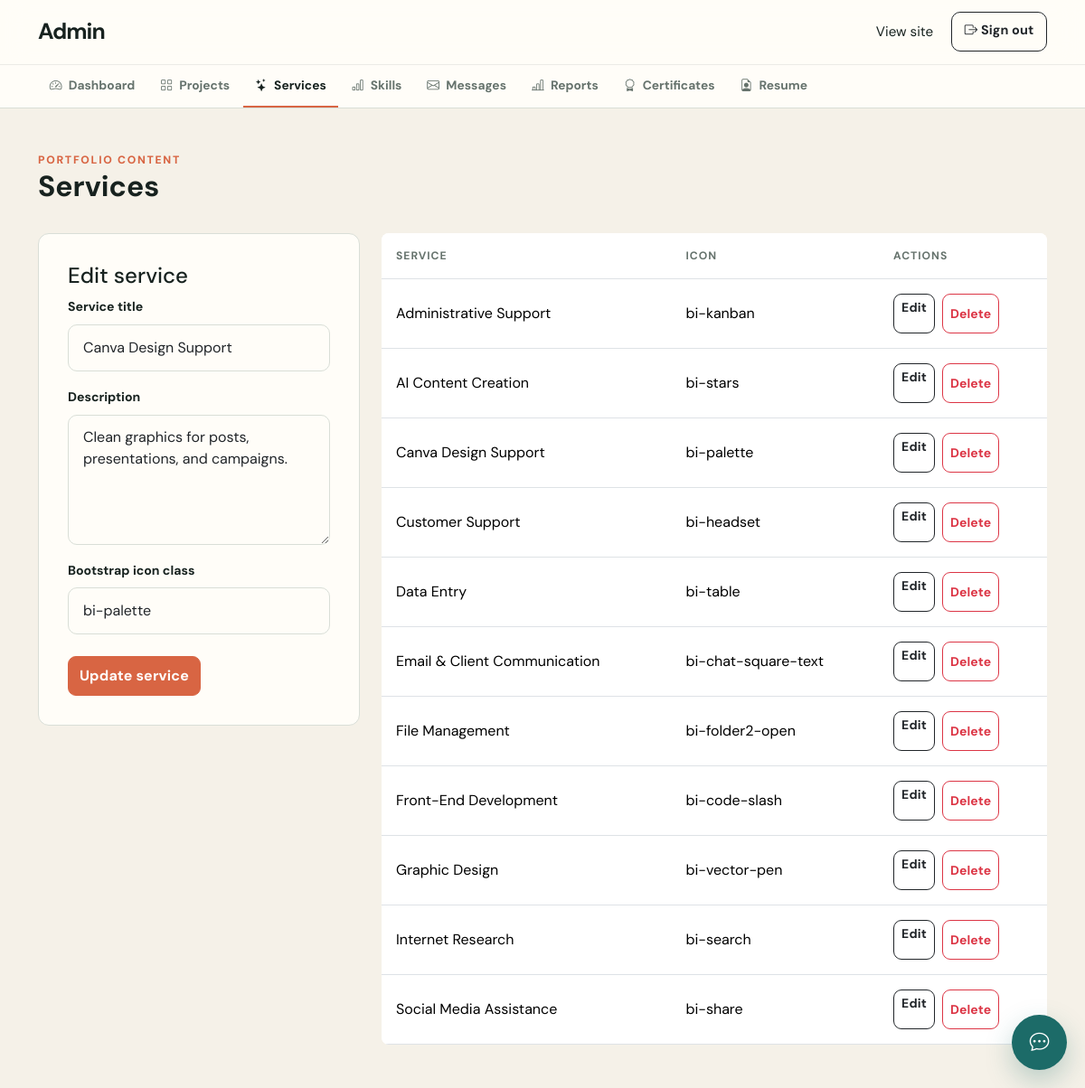
Page /admin/services.php?edit=8 (signed in) on the committed database.
### tables this page shows
CREATE TABLE IF NOT EXISTS services (id INT UNSIGNED AUTO_INCREMENT PRIMARY KEY, title VARCHAR(150) NOT NULL, description TEXT NOT NULL, icon VARCHAR(80) NOT NULL DEFAULT 'bi-stars', created_at TIMESTAMP DEFAULT CURRENT_TIMESTAMP);

### includes/functions.php (called while the page is built, shortened)
<?php
function e($value): string
{
    return htmlspecialchars((string) $value, ENT_QUOTES, 'UTF-8');
}

### admin/services.php (the view, shortened to what this page needs)
<?php
require_once __DIR__ . '/../config/database.php';
require_once __DIR__ . '/../includes/functions.php';
$editService = null;
if (isset($_GET['edit'])) {
    $statement = $pdo->prepare('SELECT * FROM services WHERE id = ?');
    $statement->execute([(int) $_GET['edit']]);
    $editService = $statement->fetch();
}
$services = $pdo->query(
    'SELECT MIN(id) AS id, title, description, icon '
    . 'FROM services GROUP BY title, description, icon '
    . 'ORDER BY title'
)->fetchAll();
require __DIR__ . '/includes/header.php';
?>
<div class="admin-page-header mb-4">
    <div>
        <div class="section-kicker">Portfolio content</div>
        <h1 class="h2 fw-bold">Services</h1>
    </div>
</div>
<div class="row g-4">
    <div class="col-lg-4">
        <section class="soft-panel">
            <h2 class="h4">
                <?= $editService ? 'Edit' : 'Add' ?> service
            </h2>
            <form method="post">
                <div class="mb-3">
                    <label class="form-label" for="title">Service title</label>
                    <input
                        class="form-control"
                        id="title"
                        name="title"
                        value="<?= e($editService['title'] ?? '') ?>"
                        required
                    >
                </div>
                <div class="mb-3">
                    <label class="form-label" for="description">Description</label>
                    <textarea
                        class="form-control"
                        id="description"
                        name="description"
                        rows="4"
                        required
                    ><?= e($editService['description'] ?? '') ?></textarea>
                </div>
                <div class="mb-4">
                    <label class="form-label" for="icon">Bootstrap icon class</label>
                    <input
                        class="form-control"
                        id="icon"
                        name="icon"
                        placeholder="bi-stars"
                        value="<?= e($editService['icon'] ?? 'bi-stars') ?>"
                        required
                    >
                </div>
                <button class="btn btn-primary" type="submit">
                    <?= $editService ? 'Update' : 'Add' ?> service
                </button>
            </form>
        </section>
    </div>
    <div class="col-lg-8">
        <div class="table-responsive bg-white rounded-3">
            <table class="table admin-table">
                <thead>
                    <tr>
                        <th scope="col">Service</th>
                        <th scope="col">Icon</th>
                        <th scope="col">Actions</th>
                    </tr>
                </thead>
                <tbody>
                    <?php foreach ($services as $service): ?>
                        <tr>
                            <td><?= e($service['title']) ?></td>
                            <td><?= e($service['icon']) ?></td>
                            <td>
                                <div class="d-flex flex-wrap gap-2">
                                    <a
                                        href="?edit=<?= (int) $service['id'] ?>"
                                        class="btn btn-sm btn-outline-dark"
                                    >
                                        Edit
                                    </a>
                                    <form method="post">
                                        <button
                                            class="btn btn-sm btn-outline-danger"
                                            name="delete"
                                            type="submit"
                                            data-confirm="Delete this service?"
                                        >
                                            Delete
                                        </button>
                                    </form>
                                </div>
                            </td>
                        </tr>
                    <?php endforeach; ?>
                </tbody>
            </table>
        </div>
    </div>
</div>
<?php require __DIR__ . '/includes/footer.php'; ?>

### assets/css/style.css (style rules this page uses)
:root { --ink: #17221f; --muted: #66736d; --cream: #f5f1e8; --paper: #fffdf8; --accent: #d86543; --accent-dark: #b94f32; --teal: #1c6b68; --teal-soft: #e5f0ec; --line: #d9ded7; --shadow: 0 14px 34px rgba(23, 34, 31, .07); --shadow-soft: 0 4px 18px rgba(23, 34, 31, .035); --radius: 12px; }
* { box-sizing: border-box; }
html { scroll-behavior: smooth; }
body { margin: 0; color: var(--ink); background: var(--cream); font-family: 'DM Sans', ui-sans-serif, system-ui, sans-serif; line-height: 1.55; overflow-x: hidden; }
a { color: inherit; }
.nav-link, .btn, .social-links a, .service-card, .project-card, .skill-card { transition: color .2s ease, background-color .2s ease, border-color .2s ease, transform .2s ease, box-shadow .2s ease; }
.btn { min-height: 44px; border-radius: 9px; font-weight: 700; letter-spacing: .01em; }
.btn-primary { background: var(--accent); border-color: var(--accent); }
.eyebrow, .section-kicker { color: var(--teal); font-size: .76rem; font-weight: 800; letter-spacing: .14em; text-transform: uppercase; }
.section-kicker { color: var(--accent); }
section { padding: 4.5rem 0; }
.soft-panel, .service-card, .project-card, .timeline-card, .certificate-card, .skill-card { background: var(--paper); border: 1px solid var(--line); border-radius: var(--radius); box-shadow: var(--shadow-soft); }
.soft-panel { box-shadow: none; }
h1, h2, h3, h4, h5, h6, .section-title, .display-title, .resume-name { font-family: 'DM Sans', ui-sans-serif, system-ui, sans-serif; }
.soft-panel { padding: 2rem; }
.form-control, .form-select { min-height: 48px; padding: .8rem 1rem; border: 1px solid var(--line); border-radius: 10px; background: var(--paper); transition: border-color .2s ease, box-shadow .2s ease, background-color .2s ease; }
textarea.form-control { min-height: 9rem; resize: vertical; }
.form-label { color: var(--ink); font-size: .88rem; font-weight: 700; }
.form-control::placeholder { color: #99a39e; }
.admin-page-header { display: flex; align-items: end; justify-content: space-between; gap: 1.5rem; }
.admin-page-header { display: flex; align-items: flex-end; justify-content: space-between; gap: 2rem; }
.admin-table { min-width: 640px; margin-bottom: 0; }
.admin-table th { color: var(--muted); font-size: .76rem; letter-spacing: .08em; text-transform: uppercase; }
.admin-table td, .admin-table th { padding: 1rem; vertical-align: middle; }
.admin-table tbody tr { transition: background-color .2s ease; }

### rows in the picture
services: title "Canva Design Support", description "Clean graphics for posts, presentations, and campaigns.", icon "bi-palette"

### other values in the picture
$navigationItem['label'] "Dashboard"
$navigationItem['label'] "Projects"
$navigationItem['label'] "Services"
$navigationItem['label'] "Skills"
$navigationItem['label'] "Messages"
$navigationItem['label'] "Reports"
$navigationItem['label'] "Certificates"
$navigationItem['label'] "Resume"
$service['title'] "Administrative Support"
$service['icon'] "bi-kanban"
$service['title'] "AI Content Creation"
$service['icon'] "bi-stars"
$service['title'] "Canva Design Support"
$service['icon'] "bi-palette"
$service['title'] "Customer Support"
